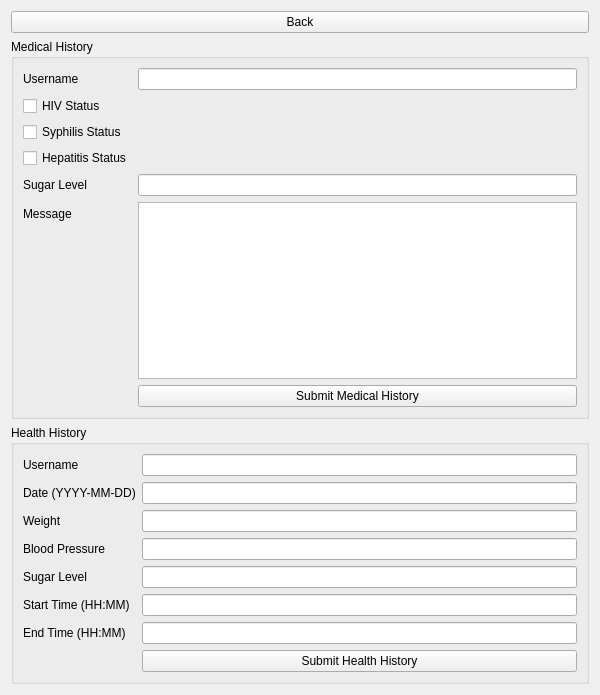
<?xml version="1.0" encoding="UTF-8"?>
<ui version="4.0">
 <class>SupervisorFormsWindow</class>
 <widget class="QWidget" name="SupervisorFormsWindow">
  <property name="geometry">
   <rect>
    <x>0</x>
    <y>0</y>
    <width>600</width>
    <height>695</height>
   </rect>
  </property>
  <property name="windowTitle">
   <string>Supervisor Forms</string>
  </property>
  <layout class="QVBoxLayout" name="verticalLayout">
   <item>
    <widget class="QPushButton" name="backButton">
     <property name="text">
      <string>Back</string>
     </property>
    </widget>
   </item>
   <item>
    <widget class="QGroupBox" name="medicalGroupBox">
     <property name="title">
      <string>Medical History</string>
     </property>
     <layout class="QFormLayout" name="formLayout1">
      <item row="0" column="0">
       <widget class="QLabel" name="labelMedicalUsername">
        <property name="text">
         <string>Username</string>
        </property>
       </widget>
      </item>
      <item row="0" column="1">
       <widget class="QLineEdit" name="medicalUsernameEdit"/>
      </item>
      <item row="1" column="0">
       <widget class="QCheckBox" name="hivCheckBox">
        <property name="text">
         <string>HIV Status</string>
        </property>
       </widget>
      </item>
      <item row="2" column="0">
       <widget class="QCheckBox" name="syphilisCheckBox">
        <property name="text">
         <string>Syphilis Status</string>
        </property>
       </widget>
      </item>
      <item row="3" column="0">
       <widget class="QCheckBox" name="hepatitisCheckBox">
        <property name="text">
         <string>Hepatitis Status</string>
        </property>
       </widget>
      </item>
      <item row="4" column="0">
       <widget class="QLabel" name="labelSugarLevel">
        <property name="text">
         <string>Sugar Level</string>
        </property>
       </widget>
      </item>
      <item row="4" column="1">
       <widget class="QLineEdit" name="sugarLevelEdit"/>
      </item>
      <item row="5" column="0">
       <widget class="QLabel" name="labelMessage">
        <property name="text">
         <string>Message</string>
        </property>
       </widget>
      </item>
      <item row="5" column="1">
       <widget class="QTextEdit" name="messageEdit"/>
      </item>
      <item row="6" column="1">
       <widget class="QPushButton" name="medicalSubmitButton">
        <property name="text">
         <string>Submit Medical History</string>
        </property>
       </widget>
      </item>
     </layout>
    </widget>
   </item>
   <item>
    <widget class="QGroupBox" name="healthGroupBox">
     <property name="title">
      <string>Health History</string>
     </property>
     <layout class="QFormLayout" name="formLayout2">
      <item row="0" column="0">
       <widget class="QLabel" name="labelHealthUsername">
        <property name="text">
         <string>Username</string>
        </property>
       </widget>
      </item>
      <item row="0" column="1">
       <widget class="QLineEdit" name="healthUsernameEdit"/>
      </item>
      <item row="1" column="0">
       <widget class="QLabel" name="labelDate">
        <property name="text">
         <string>Date (YYYY-MM-DD)</string>
        </property>
       </widget>
      </item>
      <item row="1" column="1">
       <widget class="QLineEdit" name="dateEdit"/>
      </item>
      <item row="2" column="0">
       <widget class="QLabel" name="labelWeight">
        <property name="text">
         <string>Weight</string>
        </property>
       </widget>
      </item>
      <item row="2" column="1">
       <widget class="QLineEdit" name="weightEdit"/>
      </item>
      <item row="3" column="0">
       <widget class="QLabel" name="labelBloodPressure">
        <property name="text">
         <string>Blood Pressure</string>
        </property>
       </widget>
      </item>
      <item row="3" column="1">
       <widget class="QLineEdit" name="bloodPressureEdit"/>
      </item>
      <item row="4" column="0">
       <widget class="QLabel" name="labelHealthSugarLevel">
        <property name="text">
         <string>Sugar Level</string>
        </property>
       </widget>
      </item>
      <item row="4" column="1">
       <widget class="QLineEdit" name="healthSugarLevelEdit"/>
      </item>
      <item row="5" column="0">
       <widget class="QLabel" name="labelStartTime">
        <property name="text">
         <string>Start Time (HH:MM)</string>
        </property>
       </widget>
      </item>
      <item row="5" column="1">
       <widget class="QLineEdit" name="startTimeEdit"/>
      </item>
      <item row="6" column="0">
       <widget class="QLabel" name="labelEndTime">
        <property name="text">
         <string>End Time (HH:MM)</string>
        </property>
       </widget>
      </item>
      <item row="6" column="1">
       <widget class="QLineEdit" name="endTimeEdit"/>
      </item>
      <item row="7" column="1">
       <widget class="QPushButton" name="healthSubmitButton">
        <property name="text">
         <string>Submit Health History</string>
        </property>
       </widget>
      </item>
     </layout>
    </widget>
   </item>
  </layout>
 </widget>
 <resources/>
 <connections/>
</ui>
